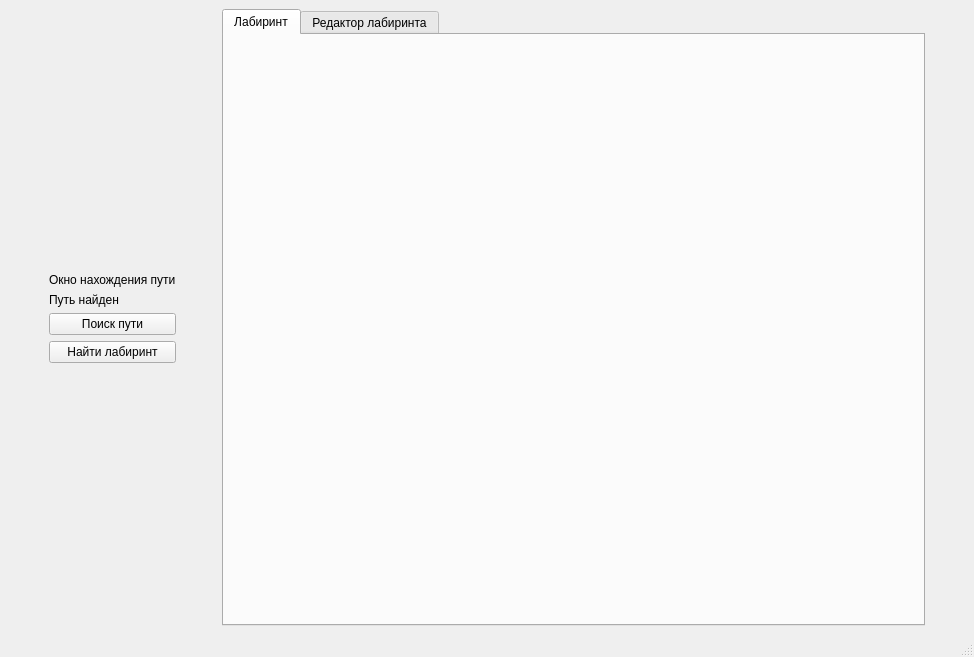
<?xml version="1.0" encoding="UTF-8"?>
<ui version="4.0">
 <class>MainWindow</class>
 <widget class="QMainWindow" name="MainWindow">
  <property name="windowModality">
   <enum>Qt::WindowModality::NonModal</enum>
  </property>
  <property name="geometry">
   <rect>
    <x>0</x>
    <y>0</y>
    <width>974</width>
    <height>657</height>
   </rect>
  </property>
  <property name="windowTitle">
   <string>Лабиринт</string>
  </property>
  <widget class="QWidget" name="centralwidget">
   <layout class="QHBoxLayout" name="horizontalLayout">
    <item>
     <spacer name="horizontalSpacer_2">
      <property name="orientation">
       <enum>Qt::Orientation::Horizontal</enum>
      </property>
      <property name="sizeType">
       <enum>QSizePolicy::Policy::Fixed</enum>
      </property>
      <property name="sizeHint" stdset="0">
       <size>
        <width>40</width>
        <height>20</height>
       </size>
      </property>
     </spacer>
    </item>
    <item>
     <layout class="QVBoxLayout" name="verticalLayout">
      <item>
       <spacer name="verticalSpacer_2">
        <property name="orientation">
         <enum>Qt::Orientation::Vertical</enum>
        </property>
        <property name="sizeHint" stdset="0">
         <size>
          <width>20</width>
          <height>40</height>
         </size>
        </property>
       </spacer>
      </item>
      <item>
       <widget class="QLabel" name="label">
        <property name="text">
         <string>Окно нахождения пути</string>
        </property>
       </widget>
      </item>
      <item>
       <widget class="QLabel" name="label_2">
        <property name="text">
         <string>Путь найден</string>
        </property>
       </widget>
      </item>
      <item>
       <widget class="QPushButton" name="pushButton">
        <property name="text">
         <string>Поиск пути</string>
        </property>
       </widget>
      </item>
      <item>
       <widget class="QPushButton" name="pushButton_2">
        <property name="text">
         <string>Найти лабиринт</string>
        </property>
       </widget>
      </item>
      <item>
       <spacer name="verticalSpacer">
        <property name="orientation">
         <enum>Qt::Orientation::Vertical</enum>
        </property>
        <property name="sizeHint" stdset="0">
         <size>
          <width>20</width>
          <height>40</height>
         </size>
        </property>
       </spacer>
      </item>
     </layout>
    </item>
    <item>
     <spacer name="horizontalSpacer">
      <property name="orientation">
       <enum>Qt::Orientation::Horizontal</enum>
      </property>
      <property name="sizeType">
       <enum>QSizePolicy::Policy::Fixed</enum>
      </property>
      <property name="sizeHint" stdset="0">
       <size>
        <width>40</width>
        <height>20</height>
       </size>
      </property>
     </spacer>
    </item>
    <item>
     <widget class="QTabWidget" name="tabWidget">
      <property name="currentIndex">
       <number>0</number>
      </property>
      <widget class="QWidget" name="tab">
       <attribute name="title">
        <string>Лабиринт</string>
       </attribute>
      </widget>
      <widget class="QWidget" name="tab_2">
       <attribute name="title">
        <string>Редактор лабиринта</string>
       </attribute>
      </widget>
     </widget>
    </item>
    <item>
     <spacer name="horizontalSpacer_3">
      <property name="orientation">
       <enum>Qt::Orientation::Horizontal</enum>
      </property>
      <property name="sizeType">
       <enum>QSizePolicy::Policy::Fixed</enum>
      </property>
      <property name="sizeHint" stdset="0">
       <size>
        <width>40</width>
        <height>20</height>
       </size>
      </property>
     </spacer>
    </item>
   </layout>
  </widget>
  <widget class="QMenuBar" name="menubar">
   <property name="geometry">
    <rect>
     <x>0</x>
     <y>0</y>
     <width>974</width>
     <height>21</height>
    </rect>
   </property>
  </widget>
  <widget class="QStatusBar" name="statusbar"/>
 </widget>
 <resources/>
 <connections/>
</ui>
